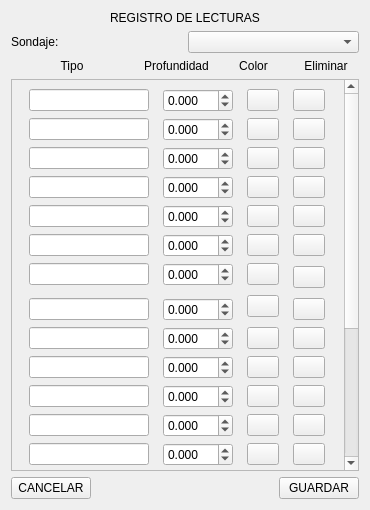
<?xml version="1.0" encoding="UTF-8"?>
<ui version="4.0">
 <class>Form</class>
 <widget class="QWidget" name="Form">
  <property name="geometry">
   <rect>
    <x>0</x>
    <y>0</y>
    <width>370</width>
    <height>510</height>
   </rect>
  </property>
  <property name="minimumSize">
   <size>
    <width>370</width>
    <height>510</height>
   </size>
  </property>
  <property name="maximumSize">
   <size>
    <width>370</width>
    <height>510</height>
   </size>
  </property>
  <property name="windowTitle">
   <string>Form</string>
  </property>
  <property name="styleSheet">
   <string notr="true"/>
  </property>
  <layout class="QVBoxLayout" name="verticalLayout">
   <item>
    <widget class="QLabel" name="label">
     <property name="text">
      <string>REGISTRO DE LECTURAS</string>
     </property>
     <property name="alignment">
      <set>Qt::AlignCenter</set>
     </property>
    </widget>
   </item>
   <item>
    <layout class="QGridLayout" name="gridLayout_3">
     <item row="0" column="1">
      <widget class="QComboBox" name="cb_lista_sondajes"/>
     </item>
     <item row="0" column="0">
      <widget class="QLabel" name="label_5">
       <property name="text">
        <string>Sondaje:</string>
       </property>
      </widget>
     </item>
    </layout>
   </item>
   <item>
    <layout class="QGridLayout" name="gridLayout_2">
     <item row="0" column="1">
      <widget class="QLabel" name="label_3">
       <property name="minimumSize">
        <size>
         <width>75</width>
         <height>0</height>
        </size>
       </property>
       <property name="maximumSize">
        <size>
         <width>16777215</width>
         <height>16777215</height>
        </size>
       </property>
       <property name="text">
        <string>Profundidad</string>
       </property>
       <property name="alignment">
        <set>Qt::AlignCenter</set>
       </property>
      </widget>
     </item>
     <item row="0" column="2">
      <widget class="QLabel" name="label_4">
       <property name="minimumSize">
        <size>
         <width>38</width>
         <height>0</height>
        </size>
       </property>
       <property name="maximumSize">
        <size>
         <width>16777215</width>
         <height>16777215</height>
        </size>
       </property>
       <property name="text">
        <string>Color</string>
       </property>
       <property name="alignment">
        <set>Qt::AlignCenter</set>
       </property>
      </widget>
     </item>
     <item row="0" column="3">
      <widget class="QLabel" name="label_6">
       <property name="minimumSize">
        <size>
         <width>38</width>
         <height>0</height>
        </size>
       </property>
       <property name="maximumSize">
        <size>
         <width>16777215</width>
         <height>16777215</height>
        </size>
       </property>
       <property name="text">
        <string>Eliminar</string>
       </property>
       <property name="alignment">
        <set>Qt::AlignCenter</set>
       </property>
      </widget>
     </item>
     <item row="0" column="0">
      <widget class="QLabel" name="label_2">
       <property name="minimumSize">
        <size>
         <width>122</width>
         <height>0</height>
        </size>
       </property>
       <property name="maximumSize">
        <size>
         <width>122</width>
         <height>16777215</height>
        </size>
       </property>
       <property name="text">
        <string>Tipo</string>
       </property>
       <property name="alignment">
        <set>Qt::AlignCenter</set>
       </property>
      </widget>
     </item>
    </layout>
   </item>
   <item>
    <widget class="QScrollArea" name="scrollArea">
     <property name="widgetResizable">
      <bool>true</bool>
     </property>
     <widget class="QWidget" name="scrollAreaWidgetContents">
      <property name="geometry">
       <rect>
        <x>0</x>
        <y>0</y>
        <width>325</width>
        <height>729</height>
       </rect>
      </property>
      <layout class="QGridLayout" name="gridLayout">
       <item row="0" column="0">
        <widget class="QLineEdit" name="input_tipo1">
         <property name="minimumSize">
          <size>
           <width>115</width>
           <height>0</height>
          </size>
         </property>
         <property name="maximumSize">
          <size>
           <width>120</width>
           <height>16777215</height>
          </size>
         </property>
        </widget>
       </item>
       <item row="0" column="1">
        <widget class="QDoubleSpinBox" name="dsp_1">
         <property name="minimumSize">
          <size>
           <width>0</width>
           <height>0</height>
          </size>
         </property>
         <property name="maximumSize">
          <size>
           <width>70</width>
           <height>16777215</height>
          </size>
         </property>
         <property name="decimals">
          <number>3</number>
         </property>
         <property name="minimum">
          <double>-99999.000000000000000</double>
         </property>
         <property name="maximum">
          <double>99999.000000000000000</double>
         </property>
         <property name="value">
          <double>0.000000000000000</double>
         </property>
        </widget>
       </item>
       <item row="0" column="2">
        <widget class="QPushButton" name="btn_color_1">
         <property name="minimumSize">
          <size>
           <width>32</width>
           <height>0</height>
          </size>
         </property>
         <property name="maximumSize">
          <size>
           <width>32</width>
           <height>16777215</height>
          </size>
         </property>
         <property name="text">
          <string/>
         </property>
        </widget>
       </item>
       <item row="0" column="3">
        <widget class="QPushButton" name="btn_eliminar_1">
         <property name="minimumSize">
          <size>
           <width>32</width>
           <height>0</height>
          </size>
         </property>
         <property name="maximumSize">
          <size>
           <width>32</width>
           <height>16777215</height>
          </size>
         </property>
         <property name="text">
          <string/>
         </property>
        </widget>
       </item>
       <item row="1" column="0">
        <widget class="QLineEdit" name="input_tipo2">
         <property name="maximumSize">
          <size>
           <width>120</width>
           <height>16777215</height>
          </size>
         </property>
        </widget>
       </item>
       <item row="1" column="1">
        <widget class="QDoubleSpinBox" name="dsp_2">
         <property name="maximumSize">
          <size>
           <width>70</width>
           <height>16777215</height>
          </size>
         </property>
         <property name="decimals">
          <number>3</number>
         </property>
         <property name="minimum">
          <double>-99999.000000000000000</double>
         </property>
         <property name="maximum">
          <double>99999.000000000000000</double>
         </property>
        </widget>
       </item>
       <item row="1" column="2">
        <widget class="QPushButton" name="btn_color_2">
         <property name="minimumSize">
          <size>
           <width>32</width>
           <height>0</height>
          </size>
         </property>
         <property name="maximumSize">
          <size>
           <width>32</width>
           <height>16777215</height>
          </size>
         </property>
         <property name="text">
          <string/>
         </property>
        </widget>
       </item>
       <item row="1" column="3">
        <widget class="QPushButton" name="btn_eliminar_2">
         <property name="minimumSize">
          <size>
           <width>32</width>
           <height>0</height>
          </size>
         </property>
         <property name="maximumSize">
          <size>
           <width>32</width>
           <height>16777215</height>
          </size>
         </property>
         <property name="text">
          <string/>
         </property>
        </widget>
       </item>
       <item row="2" column="0">
        <widget class="QLineEdit" name="input_tipo3">
         <property name="maximumSize">
          <size>
           <width>120</width>
           <height>16777215</height>
          </size>
         </property>
        </widget>
       </item>
       <item row="2" column="1">
        <widget class="QDoubleSpinBox" name="dsp_3">
         <property name="maximumSize">
          <size>
           <width>70</width>
           <height>16777215</height>
          </size>
         </property>
         <property name="decimals">
          <number>3</number>
         </property>
         <property name="minimum">
          <double>-99999.000000000000000</double>
         </property>
         <property name="maximum">
          <double>99999.000000000000000</double>
         </property>
        </widget>
       </item>
       <item row="2" column="2">
        <widget class="QPushButton" name="btn_color_3">
         <property name="minimumSize">
          <size>
           <width>32</width>
           <height>0</height>
          </size>
         </property>
         <property name="maximumSize">
          <size>
           <width>32</width>
           <height>16777215</height>
          </size>
         </property>
         <property name="text">
          <string/>
         </property>
        </widget>
       </item>
       <item row="2" column="3">
        <widget class="QPushButton" name="btn_eliminar_3">
         <property name="minimumSize">
          <size>
           <width>32</width>
           <height>0</height>
          </size>
         </property>
         <property name="maximumSize">
          <size>
           <width>32</width>
           <height>16777215</height>
          </size>
         </property>
         <property name="text">
          <string/>
         </property>
        </widget>
       </item>
       <item row="3" column="0">
        <widget class="QLineEdit" name="input_tipo4">
         <property name="maximumSize">
          <size>
           <width>120</width>
           <height>16777215</height>
          </size>
         </property>
        </widget>
       </item>
       <item row="3" column="1">
        <widget class="QDoubleSpinBox" name="dsp_4">
         <property name="maximumSize">
          <size>
           <width>70</width>
           <height>16777215</height>
          </size>
         </property>
         <property name="decimals">
          <number>3</number>
         </property>
         <property name="minimum">
          <double>-99999.000000000000000</double>
         </property>
         <property name="maximum">
          <double>99999.000000000000000</double>
         </property>
        </widget>
       </item>
       <item row="3" column="2">
        <widget class="QPushButton" name="btn_color_4">
         <property name="minimumSize">
          <size>
           <width>32</width>
           <height>0</height>
          </size>
         </property>
         <property name="maximumSize">
          <size>
           <width>32</width>
           <height>16777215</height>
          </size>
         </property>
         <property name="text">
          <string/>
         </property>
        </widget>
       </item>
       <item row="3" column="3">
        <widget class="QPushButton" name="btn_eliminar_4">
         <property name="minimumSize">
          <size>
           <width>32</width>
           <height>0</height>
          </size>
         </property>
         <property name="maximumSize">
          <size>
           <width>32</width>
           <height>16777215</height>
          </size>
         </property>
         <property name="text">
          <string/>
         </property>
        </widget>
       </item>
       <item row="4" column="0">
        <widget class="QLineEdit" name="input_tipo5">
         <property name="maximumSize">
          <size>
           <width>120</width>
           <height>16777215</height>
          </size>
         </property>
        </widget>
       </item>
       <item row="4" column="1">
        <widget class="QDoubleSpinBox" name="dsp_5">
         <property name="maximumSize">
          <size>
           <width>70</width>
           <height>16777215</height>
          </size>
         </property>
         <property name="decimals">
          <number>3</number>
         </property>
         <property name="minimum">
          <double>-99999.000000000000000</double>
         </property>
         <property name="maximum">
          <double>99999.000000000000000</double>
         </property>
        </widget>
       </item>
       <item row="4" column="2">
        <widget class="QPushButton" name="btn_color_5">
         <property name="minimumSize">
          <size>
           <width>32</width>
           <height>0</height>
          </size>
         </property>
         <property name="maximumSize">
          <size>
           <width>32</width>
           <height>16777215</height>
          </size>
         </property>
         <property name="text">
          <string/>
         </property>
        </widget>
       </item>
       <item row="4" column="3">
        <widget class="QPushButton" name="btn_eliminar_5">
         <property name="minimumSize">
          <size>
           <width>32</width>
           <height>0</height>
          </size>
         </property>
         <property name="maximumSize">
          <size>
           <width>32</width>
           <height>16777215</height>
          </size>
         </property>
         <property name="text">
          <string/>
         </property>
        </widget>
       </item>
       <item row="5" column="0">
        <widget class="QLineEdit" name="input_tipo6">
         <property name="maximumSize">
          <size>
           <width>120</width>
           <height>16777215</height>
          </size>
         </property>
        </widget>
       </item>
       <item row="5" column="1">
        <widget class="QDoubleSpinBox" name="dsp_6">
         <property name="maximumSize">
          <size>
           <width>70</width>
           <height>16777215</height>
          </size>
         </property>
         <property name="decimals">
          <number>3</number>
         </property>
         <property name="minimum">
          <double>-99999.000000000000000</double>
         </property>
         <property name="maximum">
          <double>99999.000000000000000</double>
         </property>
        </widget>
       </item>
       <item row="5" column="2">
        <widget class="QPushButton" name="btn_color_6">
         <property name="minimumSize">
          <size>
           <width>32</width>
           <height>0</height>
          </size>
         </property>
         <property name="maximumSize">
          <size>
           <width>32</width>
           <height>16777215</height>
          </size>
         </property>
         <property name="text">
          <string/>
         </property>
        </widget>
       </item>
       <item row="5" column="3">
        <widget class="QPushButton" name="btn_eliminar_6">
         <property name="minimumSize">
          <size>
           <width>32</width>
           <height>0</height>
          </size>
         </property>
         <property name="maximumSize">
          <size>
           <width>32</width>
           <height>16777215</height>
          </size>
         </property>
         <property name="text">
          <string/>
         </property>
        </widget>
       </item>
       <item row="6" column="0">
        <widget class="QLineEdit" name="input_tipo7">
         <property name="maximumSize">
          <size>
           <width>120</width>
           <height>16777215</height>
          </size>
         </property>
        </widget>
       </item>
       <item row="6" column="1">
        <widget class="QDoubleSpinBox" name="dsp_7">
         <property name="maximumSize">
          <size>
           <width>70</width>
           <height>16777215</height>
          </size>
         </property>
         <property name="decimals">
          <number>3</number>
         </property>
         <property name="minimum">
          <double>-99999.000000000000000</double>
         </property>
         <property name="maximum">
          <double>99999.000000000000000</double>
         </property>
        </widget>
       </item>
       <item row="6" column="2">
        <widget class="QPushButton" name="btn_color_7">
         <property name="minimumSize">
          <size>
           <width>32</width>
           <height>0</height>
          </size>
         </property>
         <property name="maximumSize">
          <size>
           <width>32</width>
           <height>16777215</height>
          </size>
         </property>
         <property name="text">
          <string/>
         </property>
        </widget>
       </item>
       <item row="6" column="3" rowspan="2">
        <widget class="QPushButton" name="btn_eliminar_7">
         <property name="minimumSize">
          <size>
           <width>32</width>
           <height>0</height>
          </size>
         </property>
         <property name="maximumSize">
          <size>
           <width>32</width>
           <height>16777215</height>
          </size>
         </property>
         <property name="text">
          <string/>
         </property>
        </widget>
       </item>
       <item row="7" column="2" rowspan="2">
        <widget class="QPushButton" name="btn_color_8">
         <property name="minimumSize">
          <size>
           <width>32</width>
           <height>0</height>
          </size>
         </property>
         <property name="maximumSize">
          <size>
           <width>32</width>
           <height>16777215</height>
          </size>
         </property>
         <property name="text">
          <string/>
         </property>
        </widget>
       </item>
       <item row="8" column="0">
        <widget class="QLineEdit" name="input_tipo8">
         <property name="maximumSize">
          <size>
           <width>120</width>
           <height>16777215</height>
          </size>
         </property>
        </widget>
       </item>
       <item row="8" column="1">
        <widget class="QDoubleSpinBox" name="dsp_8">
         <property name="maximumSize">
          <size>
           <width>70</width>
           <height>16777215</height>
          </size>
         </property>
         <property name="decimals">
          <number>3</number>
         </property>
         <property name="minimum">
          <double>-99999.000000000000000</double>
         </property>
         <property name="maximum">
          <double>99999.000000000000000</double>
         </property>
        </widget>
       </item>
       <item row="8" column="3">
        <widget class="QPushButton" name="btn_eliminar_8">
         <property name="minimumSize">
          <size>
           <width>32</width>
           <height>0</height>
          </size>
         </property>
         <property name="maximumSize">
          <size>
           <width>32</width>
           <height>16777215</height>
          </size>
         </property>
         <property name="text">
          <string/>
         </property>
        </widget>
       </item>
       <item row="9" column="0">
        <widget class="QLineEdit" name="input_tipo9">
         <property name="maximumSize">
          <size>
           <width>120</width>
           <height>16777215</height>
          </size>
         </property>
        </widget>
       </item>
       <item row="9" column="1">
        <widget class="QDoubleSpinBox" name="dsp_9">
         <property name="maximumSize">
          <size>
           <width>70</width>
           <height>16777215</height>
          </size>
         </property>
         <property name="decimals">
          <number>3</number>
         </property>
         <property name="minimum">
          <double>-99999.000000000000000</double>
         </property>
         <property name="maximum">
          <double>99999.000000000000000</double>
         </property>
         <property name="value">
          <double>0.000000000000000</double>
         </property>
        </widget>
       </item>
       <item row="9" column="2">
        <widget class="QPushButton" name="btn_color_9">
         <property name="minimumSize">
          <size>
           <width>32</width>
           <height>0</height>
          </size>
         </property>
         <property name="maximumSize">
          <size>
           <width>32</width>
           <height>16777215</height>
          </size>
         </property>
         <property name="text">
          <string/>
         </property>
        </widget>
       </item>
       <item row="9" column="3">
        <widget class="QPushButton" name="btn_eliminar_9">
         <property name="minimumSize">
          <size>
           <width>32</width>
           <height>0</height>
          </size>
         </property>
         <property name="maximumSize">
          <size>
           <width>32</width>
           <height>16777215</height>
          </size>
         </property>
         <property name="text">
          <string/>
         </property>
        </widget>
       </item>
       <item row="10" column="0">
        <widget class="QLineEdit" name="input_tipo10">
         <property name="maximumSize">
          <size>
           <width>120</width>
           <height>16777215</height>
          </size>
         </property>
        </widget>
       </item>
       <item row="10" column="1">
        <widget class="QDoubleSpinBox" name="dsp_10">
         <property name="maximumSize">
          <size>
           <width>70</width>
           <height>16777215</height>
          </size>
         </property>
         <property name="decimals">
          <number>3</number>
         </property>
         <property name="minimum">
          <double>-99999.000000000000000</double>
         </property>
         <property name="maximum">
          <double>99999.000000000000000</double>
         </property>
        </widget>
       </item>
       <item row="10" column="2">
        <widget class="QPushButton" name="btn_color_10">
         <property name="minimumSize">
          <size>
           <width>32</width>
           <height>0</height>
          </size>
         </property>
         <property name="maximumSize">
          <size>
           <width>32</width>
           <height>16777215</height>
          </size>
         </property>
         <property name="text">
          <string/>
         </property>
        </widget>
       </item>
       <item row="10" column="3">
        <widget class="QPushButton" name="btn_eliminar_10">
         <property name="minimumSize">
          <size>
           <width>32</width>
           <height>0</height>
          </size>
         </property>
         <property name="maximumSize">
          <size>
           <width>32</width>
           <height>16777215</height>
          </size>
         </property>
         <property name="text">
          <string/>
         </property>
        </widget>
       </item>
       <item row="11" column="0">
        <widget class="QLineEdit" name="input_tipo11">
         <property name="maximumSize">
          <size>
           <width>120</width>
           <height>16777215</height>
          </size>
         </property>
        </widget>
       </item>
       <item row="11" column="1">
        <widget class="QDoubleSpinBox" name="dsp_11">
         <property name="maximumSize">
          <size>
           <width>70</width>
           <height>16777215</height>
          </size>
         </property>
         <property name="decimals">
          <number>3</number>
         </property>
         <property name="minimum">
          <double>-99999.000000000000000</double>
         </property>
         <property name="maximum">
          <double>99999.000000000000000</double>
         </property>
        </widget>
       </item>
       <item row="11" column="2">
        <widget class="QPushButton" name="btn_color_11">
         <property name="minimumSize">
          <size>
           <width>32</width>
           <height>0</height>
          </size>
         </property>
         <property name="maximumSize">
          <size>
           <width>32</width>
           <height>16777215</height>
          </size>
         </property>
         <property name="text">
          <string/>
         </property>
        </widget>
       </item>
       <item row="11" column="3">
        <widget class="QPushButton" name="btn_eliminar_11">
         <property name="minimumSize">
          <size>
           <width>32</width>
           <height>0</height>
          </size>
         </property>
         <property name="maximumSize">
          <size>
           <width>32</width>
           <height>16777215</height>
          </size>
         </property>
         <property name="text">
          <string/>
         </property>
        </widget>
       </item>
       <item row="12" column="0">
        <widget class="QLineEdit" name="input_tipo12">
         <property name="maximumSize">
          <size>
           <width>120</width>
           <height>16777215</height>
          </size>
         </property>
        </widget>
       </item>
       <item row="12" column="1">
        <widget class="QDoubleSpinBox" name="dsp_12">
         <property name="maximumSize">
          <size>
           <width>70</width>
           <height>16777215</height>
          </size>
         </property>
         <property name="decimals">
          <number>3</number>
         </property>
         <property name="minimum">
          <double>-99999.000000000000000</double>
         </property>
         <property name="maximum">
          <double>99999.000000000000000</double>
         </property>
        </widget>
       </item>
       <item row="12" column="2">
        <widget class="QPushButton" name="btn_color_12">
         <property name="minimumSize">
          <size>
           <width>32</width>
           <height>0</height>
          </size>
         </property>
         <property name="maximumSize">
          <size>
           <width>32</width>
           <height>16777215</height>
          </size>
         </property>
         <property name="text">
          <string/>
         </property>
        </widget>
       </item>
       <item row="12" column="3">
        <widget class="QPushButton" name="btn_eliminar_12">
         <property name="minimumSize">
          <size>
           <width>32</width>
           <height>0</height>
          </size>
         </property>
         <property name="maximumSize">
          <size>
           <width>32</width>
           <height>16777215</height>
          </size>
         </property>
         <property name="text">
          <string/>
         </property>
        </widget>
       </item>
       <item row="13" column="0">
        <widget class="QLineEdit" name="input_tipo13">
         <property name="maximumSize">
          <size>
           <width>120</width>
           <height>16777215</height>
          </size>
         </property>
        </widget>
       </item>
       <item row="13" column="1">
        <widget class="QDoubleSpinBox" name="dsp_13">
         <property name="maximumSize">
          <size>
           <width>70</width>
           <height>16777215</height>
          </size>
         </property>
         <property name="decimals">
          <number>3</number>
         </property>
         <property name="minimum">
          <double>-99999.000000000000000</double>
         </property>
         <property name="maximum">
          <double>99999.000000000000000</double>
         </property>
        </widget>
       </item>
       <item row="13" column="2">
        <widget class="QPushButton" name="btn_color_13">
         <property name="minimumSize">
          <size>
           <width>32</width>
           <height>0</height>
          </size>
         </property>
         <property name="maximumSize">
          <size>
           <width>32</width>
           <height>16777215</height>
          </size>
         </property>
         <property name="text">
          <string/>
         </property>
        </widget>
       </item>
       <item row="13" column="3">
        <widget class="QPushButton" name="btn_eliminar_13">
         <property name="minimumSize">
          <size>
           <width>32</width>
           <height>0</height>
          </size>
         </property>
         <property name="maximumSize">
          <size>
           <width>32</width>
           <height>16777215</height>
          </size>
         </property>
         <property name="text">
          <string/>
         </property>
        </widget>
       </item>
       <item row="14" column="0">
        <widget class="QLineEdit" name="input_tipo14">
         <property name="maximumSize">
          <size>
           <width>120</width>
           <height>16777215</height>
          </size>
         </property>
        </widget>
       </item>
       <item row="14" column="1">
        <widget class="QDoubleSpinBox" name="dsp_14">
         <property name="maximumSize">
          <size>
           <width>70</width>
           <height>16777215</height>
          </size>
         </property>
         <property name="decimals">
          <number>3</number>
         </property>
         <property name="minimum">
          <double>-99999.000000000000000</double>
         </property>
         <property name="maximum">
          <double>99999.000000000000000</double>
         </property>
        </widget>
       </item>
       <item row="14" column="2">
        <widget class="QPushButton" name="btn_color_14">
         <property name="minimumSize">
          <size>
           <width>32</width>
           <height>0</height>
          </size>
         </property>
         <property name="maximumSize">
          <size>
           <width>32</width>
           <height>16777215</height>
          </size>
         </property>
         <property name="text">
          <string/>
         </property>
        </widget>
       </item>
       <item row="14" column="3">
        <widget class="QPushButton" name="btn_eliminar_14">
         <property name="minimumSize">
          <size>
           <width>32</width>
           <height>0</height>
          </size>
         </property>
         <property name="maximumSize">
          <size>
           <width>32</width>
           <height>16777215</height>
          </size>
         </property>
         <property name="text">
          <string/>
         </property>
        </widget>
       </item>
       <item row="15" column="0">
        <widget class="QLineEdit" name="input_tipo15">
         <property name="maximumSize">
          <size>
           <width>120</width>
           <height>16777215</height>
          </size>
         </property>
        </widget>
       </item>
       <item row="15" column="1">
        <widget class="QDoubleSpinBox" name="dsp_15">
         <property name="maximumSize">
          <size>
           <width>70</width>
           <height>16777215</height>
          </size>
         </property>
         <property name="decimals">
          <number>3</number>
         </property>
         <property name="minimum">
          <double>-99999.000000000000000</double>
         </property>
         <property name="maximum">
          <double>99999.000000000000000</double>
         </property>
        </widget>
       </item>
       <item row="15" column="2">
        <widget class="QPushButton" name="btn_color_15">
         <property name="minimumSize">
          <size>
           <width>32</width>
           <height>0</height>
          </size>
         </property>
         <property name="maximumSize">
          <size>
           <width>32</width>
           <height>16777215</height>
          </size>
         </property>
         <property name="text">
          <string/>
         </property>
        </widget>
       </item>
       <item row="15" column="3">
        <widget class="QPushButton" name="btn_eliminar_15">
         <property name="minimumSize">
          <size>
           <width>32</width>
           <height>0</height>
          </size>
         </property>
         <property name="maximumSize">
          <size>
           <width>32</width>
           <height>16777215</height>
          </size>
         </property>
         <property name="text">
          <string/>
         </property>
        </widget>
       </item>
       <item row="16" column="0">
        <widget class="QLineEdit" name="input_tipo16">
         <property name="maximumSize">
          <size>
           <width>120</width>
           <height>16777215</height>
          </size>
         </property>
        </widget>
       </item>
       <item row="16" column="1">
        <widget class="QDoubleSpinBox" name="dsp_16">
         <property name="maximumSize">
          <size>
           <width>70</width>
           <height>16777215</height>
          </size>
         </property>
         <property name="decimals">
          <number>3</number>
         </property>
         <property name="minimum">
          <double>-99999.000000000000000</double>
         </property>
         <property name="maximum">
          <double>99999.000000000000000</double>
         </property>
        </widget>
       </item>
       <item row="16" column="2">
        <widget class="QPushButton" name="btn_color_16">
         <property name="minimumSize">
          <size>
           <width>32</width>
           <height>0</height>
          </size>
         </property>
         <property name="maximumSize">
          <size>
           <width>32</width>
           <height>16777215</height>
          </size>
         </property>
         <property name="text">
          <string/>
         </property>
        </widget>
       </item>
       <item row="16" column="3">
        <widget class="QPushButton" name="btn_eliminar_16">
         <property name="minimumSize">
          <size>
           <width>32</width>
           <height>0</height>
          </size>
         </property>
         <property name="maximumSize">
          <size>
           <width>32</width>
           <height>16777215</height>
          </size>
         </property>
         <property name="text">
          <string/>
         </property>
        </widget>
       </item>
       <item row="17" column="0">
        <widget class="QLineEdit" name="input_tipo17">
         <property name="maximumSize">
          <size>
           <width>120</width>
           <height>16777215</height>
          </size>
         </property>
        </widget>
       </item>
       <item row="17" column="1">
        <widget class="QDoubleSpinBox" name="dsp_17">
         <property name="maximumSize">
          <size>
           <width>70</width>
           <height>16777215</height>
          </size>
         </property>
         <property name="decimals">
          <number>3</number>
         </property>
         <property name="minimum">
          <double>-99999.000000000000000</double>
         </property>
         <property name="maximum">
          <double>99999.000000000000000</double>
         </property>
        </widget>
       </item>
       <item row="17" column="2">
        <widget class="QPushButton" name="btn_color_17">
         <property name="minimumSize">
          <size>
           <width>32</width>
           <height>0</height>
          </size>
         </property>
         <property name="maximumSize">
          <size>
           <width>32</width>
           <height>16777215</height>
          </size>
         </property>
         <property name="text">
          <string/>
         </property>
        </widget>
       </item>
       <item row="17" column="3" rowspan="2">
        <widget class="QPushButton" name="btn_eliminar_17">
         <property name="minimumSize">
          <size>
           <width>32</width>
           <height>0</height>
          </size>
         </property>
         <property name="maximumSize">
          <size>
           <width>32</width>
           <height>16777215</height>
          </size>
         </property>
         <property name="text">
          <string/>
         </property>
        </widget>
       </item>
       <item row="18" column="0" rowspan="2">
        <widget class="QLineEdit" name="input_tipo18">
         <property name="maximumSize">
          <size>
           <width>120</width>
           <height>16777215</height>
          </size>
         </property>
        </widget>
       </item>
       <item row="18" column="1" rowspan="2">
        <widget class="QDoubleSpinBox" name="dsp_18">
         <property name="maximumSize">
          <size>
           <width>70</width>
           <height>16777215</height>
          </size>
         </property>
         <property name="decimals">
          <number>3</number>
         </property>
         <property name="minimum">
          <double>-99999.000000000000000</double>
         </property>
         <property name="maximum">
          <double>99999.000000000000000</double>
         </property>
        </widget>
       </item>
       <item row="19" column="2">
        <widget class="QPushButton" name="btn_color_18">
         <property name="minimumSize">
          <size>
           <width>32</width>
           <height>0</height>
          </size>
         </property>
         <property name="maximumSize">
          <size>
           <width>32</width>
           <height>16777215</height>
          </size>
         </property>
         <property name="text">
          <string/>
         </property>
        </widget>
       </item>
       <item row="19" column="3">
        <widget class="QPushButton" name="btn_eliminar_18">
         <property name="minimumSize">
          <size>
           <width>32</width>
           <height>0</height>
          </size>
         </property>
         <property name="maximumSize">
          <size>
           <width>32</width>
           <height>16777215</height>
          </size>
         </property>
         <property name="text">
          <string/>
         </property>
        </widget>
       </item>
       <item row="20" column="0">
        <widget class="QLineEdit" name="input_tipo19">
         <property name="maximumSize">
          <size>
           <width>120</width>
           <height>16777215</height>
          </size>
         </property>
        </widget>
       </item>
       <item row="20" column="1">
        <widget class="QDoubleSpinBox" name="dsp_19">
         <property name="maximumSize">
          <size>
           <width>70</width>
           <height>16777215</height>
          </size>
         </property>
         <property name="decimals">
          <number>3</number>
         </property>
         <property name="minimum">
          <double>-99999.000000000000000</double>
         </property>
         <property name="maximum">
          <double>99999.000000000000000</double>
         </property>
        </widget>
       </item>
       <item row="20" column="2">
        <widget class="QPushButton" name="btn_color_19">
         <property name="minimumSize">
          <size>
           <width>32</width>
           <height>0</height>
          </size>
         </property>
         <property name="maximumSize">
          <size>
           <width>32</width>
           <height>16777215</height>
          </size>
         </property>
         <property name="text">
          <string/>
         </property>
        </widget>
       </item>
       <item row="20" column="3">
        <widget class="QPushButton" name="btn_eliminar_19">
         <property name="minimumSize">
          <size>
           <width>32</width>
           <height>0</height>
          </size>
         </property>
         <property name="maximumSize">
          <size>
           <width>32</width>
           <height>16777215</height>
          </size>
         </property>
         <property name="text">
          <string/>
         </property>
        </widget>
       </item>
       <item row="21" column="0">
        <widget class="QLineEdit" name="input_tipo20">
         <property name="maximumSize">
          <size>
           <width>120</width>
           <height>16777215</height>
          </size>
         </property>
        </widget>
       </item>
       <item row="21" column="1">
        <widget class="QDoubleSpinBox" name="dsp_20">
         <property name="maximumSize">
          <size>
           <width>70</width>
           <height>16777215</height>
          </size>
         </property>
         <property name="decimals">
          <number>3</number>
         </property>
         <property name="minimum">
          <double>-99999.000000000000000</double>
         </property>
         <property name="maximum">
          <double>99999.000000000000000</double>
         </property>
        </widget>
       </item>
       <item row="21" column="2">
        <widget class="QPushButton" name="btn_color_20">
         <property name="minimumSize">
          <size>
           <width>32</width>
           <height>0</height>
          </size>
         </property>
         <property name="maximumSize">
          <size>
           <width>32</width>
           <height>16777215</height>
          </size>
         </property>
         <property name="text">
          <string/>
         </property>
        </widget>
       </item>
       <item row="21" column="3">
        <widget class="QPushButton" name="btn_eliminar_20">
         <property name="minimumSize">
          <size>
           <width>32</width>
           <height>0</height>
          </size>
         </property>
         <property name="maximumSize">
          <size>
           <width>32</width>
           <height>16777215</height>
          </size>
         </property>
         <property name="text">
          <string/>
         </property>
        </widget>
       </item>
      </layout>
     </widget>
    </widget>
   </item>
   <item>
    <layout class="QGridLayout" name="gridLayout_4">
     <item row="0" column="0">
      <widget class="QPushButton" name="btn_cancelar">
       <property name="text">
        <string>CANCELAR</string>
       </property>
      </widget>
     </item>
     <item row="0" column="1">
      <spacer name="horizontalSpacer">
       <property name="orientation">
        <enum>Qt::Horizontal</enum>
       </property>
       <property name="sizeHint" stdset="0">
        <size>
         <width>138</width>
         <height>20</height>
        </size>
       </property>
      </spacer>
     </item>
     <item row="0" column="2">
      <widget class="QPushButton" name="btn_guardar">
       <property name="text">
        <string>GUARDAR</string>
       </property>
      </widget>
     </item>
    </layout>
   </item>
  </layout>
 </widget>
 <resources/>
 <connections/>
</ui>
